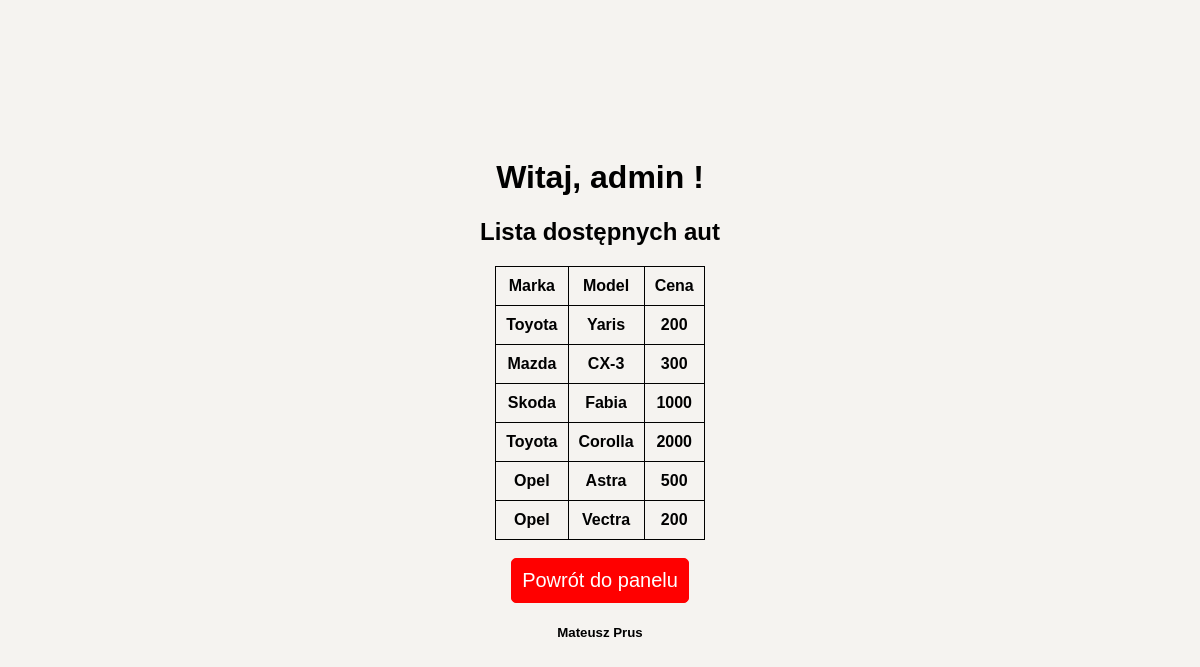
The app's page /dostepneauta.php (signed in) with its own data.
### tables this page shows
CREATE TABLE `auta` (
  `ID` int(11) NOT NULL,
  `Marka` varchar(20) NOT NULL,
  `Model` varchar(20) NOT NULL,
  `Cena` int(11) NOT NULL,
  `Wypozyczony` tinyint(1) NOT NULL
);

### dostepneauta.php (the view, shortened to what this page needs)
<html lang="pl">
<head>
    <link rel="stylesheet" href="style.css">
</head>
<body>
    <div id="tresc">
        <?php
            echo "<h1>Witaj, " . $_SESSION['user']. " !</h1>";
        ?>
        <h2>Lista dostępnych aut</h2>
        <div id="tabelka">
            <?php
            include './php/server.php';
            $sql = "SELECT * from auta WHERE Wypozyczony = 0";
            $result = mysqli_query($conn, $sql);
            if (mysqli_num_rows($result) > 0){
                echo "<table>";
                echo "<tr>";
                echo "<th>Marka</th>";
                echo "<th>Model</th>";
                echo "<th>Cena</th>";
                echo "</tr>";
              while($row = mysqli_fetch_assoc($result))
                {
                    echo "<tr>";
                    echo "<th>" . $row["Marka"];
                    echo "<th>" . $row["Model"];
                    echo "<th>" . $row["Cena"];
                    echo "</tr>";
                }
                echo "</table>";
            }
            ?>
        </div>
        <br>
        <input type="submit" value="Powrót do panelu" id="powrot" onclick="window.location='./panel.php'"/>
		<?php
			include "./php/autor.php";
		?>
    </div>
</body>
</html>

### php/autor.php
<h5>Mateusz Prus</h5>

### style.css (style rules this page uses)
* { box-sizing: border-box; text-decoration: none; font-family: sans-serif; }
body { display: flex; align-items: center; justify-content: center; background: #f5f3f0; }
#tresc { text-align: center; }
h1,h2,h3,h4,h5 { text-align: center; }
table,tr,th { border: 1px solid black; border-collapse: collapse; text-align: center; padding: 10px; }
#tabelka { display: flex; align-items: center; justify-content: center; }
#przycisk,#powrot { border-radius: 5px; border: 1px solid black; color: white; padding: 10px; background-color: black; font-size: 20px; text-align: center; cursor: pointer; }
#powrot { padding: 10px; border: 1px solid red; background: red; color: white; }

### records on screen
auta: Marka "Toyota", Model "Yaris", Cena "200"
auta: Marka "Mazda", Model "CX-3", Cena "300"
auta: Marka "Skoda", Model "Fabia", Cena "1000"
auta: Marka "Toyota", Model "Corolla", Cena "2000"
auta: Marka "Opel", Model "Astra", Cena "500"
auta: Marka "Opel", Model "Vectra", Cena "200"

### other values on screen
$_SESSION['user'] "admin"
